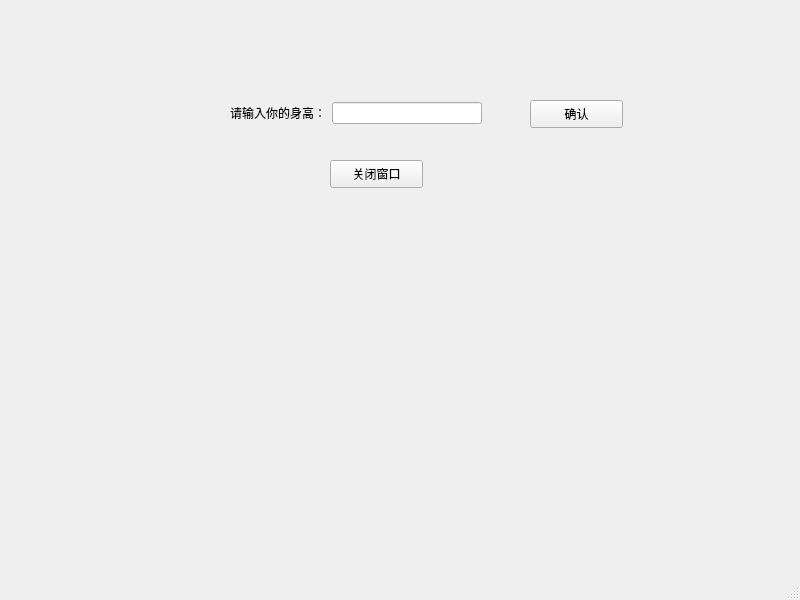
<?xml version="1.0" encoding="UTF-8"?>
<ui version="4.0">
 <class>MainWindow</class>
 <widget class="QMainWindow" name="MainWindow">
  <property name="geometry">
   <rect>
    <x>0</x>
    <y>0</y>
    <width>800</width>
    <height>600</height>
   </rect>
  </property>
  <property name="windowTitle">
   <string>MainWindow</string>
  </property>
  <widget class="QWidget" name="centralwidget">
   <widget class="QPushButton" name="pushButton">
    <property name="geometry">
     <rect>
      <x>330</x>
      <y>160</y>
      <width>93</width>
      <height>28</height>
     </rect>
    </property>
    <property name="text">
     <string>关闭窗口</string>
    </property>
   </widget>
   <widget class="QPushButton" name="pushButton_2">
    <property name="geometry">
     <rect>
      <x>530</x>
      <y>100</y>
      <width>93</width>
      <height>28</height>
     </rect>
    </property>
    <property name="text">
     <string>确认</string>
    </property>
   </widget>
   <widget class="QWidget" name="">
    <property name="geometry">
     <rect>
      <x>230</x>
      <y>100</y>
      <width>252</width>
      <height>26</height>
     </rect>
    </property>
    <layout class="QHBoxLayout" name="horizontalLayout">
     <item>
      <widget class="QLabel" name="label">
       <property name="text">
        <string>请输入你的身高：</string>
       </property>
      </widget>
     </item>
     <item>
      <widget class="QLineEdit" name="lineEdit"/>
     </item>
    </layout>
   </widget>
  </widget>
  <widget class="QMenuBar" name="menubar">
   <property name="geometry">
    <rect>
     <x>0</x>
     <y>0</y>
     <width>800</width>
     <height>26</height>
    </rect>
   </property>
  </widget>
  <widget class="QStatusBar" name="statusbar"/>
 </widget>
 <resources/>
 <connections>
  <connection>
   <sender>pushButton</sender>
   <signal>clicked()</signal>
   <receiver>MainWindow</receiver>
   <slot>close()</slot>
   <hints>
    <hint type="sourcelabel">
     <x>375</x>
     <y>192</y>
    </hint>
    <hint type="destinationlabel">
     <x>778</x>
     <y>-16</y>
    </hint>
   </hints>
  </connection>
 </connections>
</ui>
